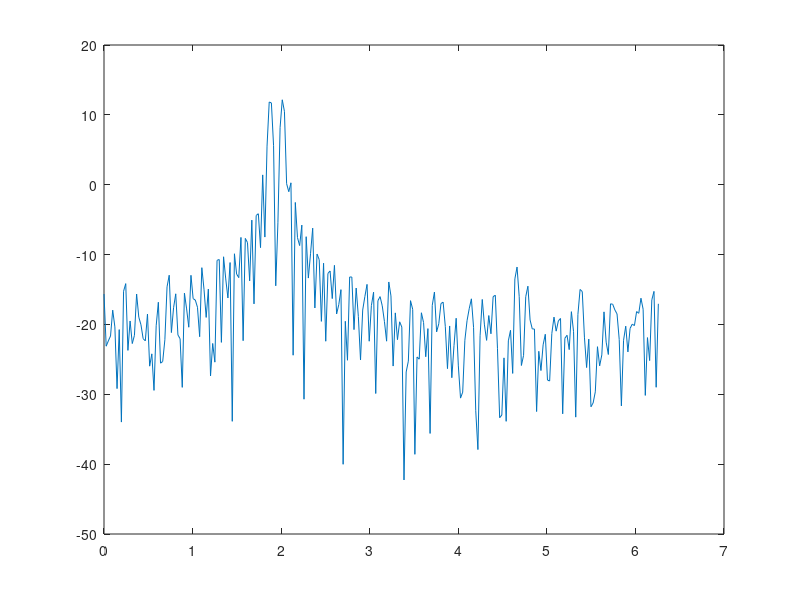

MATLAB code for this plot:
clc; clear all;

n = 0:100;
noise = 0.2/sqrt(2)*(randn(size(n))+1j*randn(size(n))); 
x = exp(1j*2*pi*0.3*n)+exp(1j*2*pi*0.32*n)+ noise;

[x_periodogram, x_w] = periodogram(x);

figure
plot(x_w, 10*log10(x_periodogram))
% hold on
% 
% n = 0:100;
% noise = 0.2/sqrt(2)*(randn(size(n))+1j*randn(size(n))); 
% x = exp(1j*2*pi*0.3*n)+exp(1j*2*pi*0.32*n)+ noise;
% plot(x_w, 10*log10(x_periodogram))
